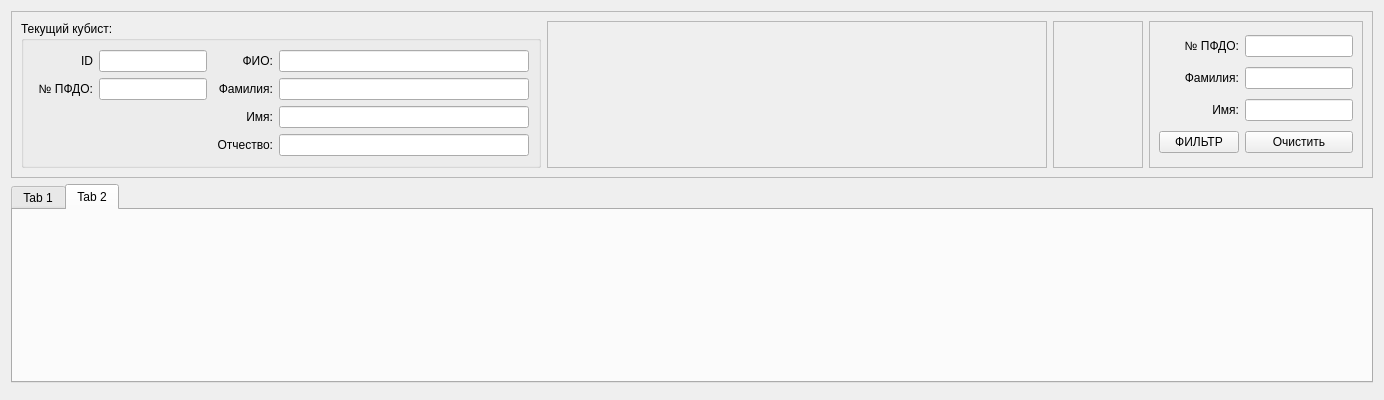
<?xml version="1.0" encoding="UTF-8"?>
<ui version="4.0">
 <class>Form</class>
 <widget class="QWidget" name="Form">
  <property name="geometry">
   <rect>
    <x>0</x>
    <y>0</y>
    <width>1384</width>
    <height>400</height>
   </rect>
  </property>
  <property name="sizePolicy">
   <sizepolicy hsizetype="Expanding" vsizetype="Expanding">
    <horstretch>0</horstretch>
    <verstretch>0</verstretch>
   </sizepolicy>
  </property>
  <property name="minimumSize">
   <size>
    <width>800</width>
    <height>400</height>
   </size>
  </property>
  <property name="windowTitle">
   <string>Кубисты</string>
  </property>
  <layout class="QVBoxLayout" name="verticalLayout">
   <item>
    <widget class="QFrame" name="frame">
     <property name="sizePolicy">
      <sizepolicy hsizetype="Preferred" vsizetype="Minimum">
       <horstretch>0</horstretch>
       <verstretch>0</verstretch>
      </sizepolicy>
     </property>
     <property name="frameShape">
      <enum>QFrame::StyledPanel</enum>
     </property>
     <property name="frameShadow">
      <enum>QFrame::Raised</enum>
     </property>
     <layout class="QHBoxLayout" name="horizontalLayout">
      <item>
       <widget class="QGroupBox" name="groupBox">
        <property name="font">
         <font>
          <weight>50</weight>
          <bold>false</bold>
         </font>
        </property>
        <property name="title">
         <string>Текущий кубист:</string>
        </property>
        <property name="flat">
         <bool>false</bool>
        </property>
        <property name="checkable">
         <bool>false</bool>
        </property>
        <layout class="QGridLayout" name="gridLayout_3">
         <item row="1" column="2">
          <widget class="QLabel" name="label_6">
           <property name="text">
            <string>Фамилия:</string>
           </property>
           <property name="alignment">
            <set>Qt::AlignRight|Qt::AlignTrailing|Qt::AlignVCenter</set>
           </property>
          </widget>
         </item>
         <item row="2" column="2">
          <widget class="QLabel" name="label_7">
           <property name="text">
            <string>Имя:</string>
           </property>
           <property name="alignment">
            <set>Qt::AlignRight|Qt::AlignTrailing|Qt::AlignVCenter</set>
           </property>
          </widget>
         </item>
         <item row="3" column="2">
          <widget class="QLabel" name="label_8">
           <property name="text">
            <string>Отчество:</string>
           </property>
           <property name="alignment">
            <set>Qt::AlignRight|Qt::AlignTrailing|Qt::AlignVCenter</set>
           </property>
          </widget>
         </item>
         <item row="1" column="5">
          <widget class="QLineEdit" name="lineEdit_7"/>
         </item>
         <item row="0" column="2">
          <widget class="QLabel" name="label_5">
           <property name="minimumSize">
            <size>
             <width>60</width>
             <height>0</height>
            </size>
           </property>
           <property name="text">
            <string>ФИО:</string>
           </property>
           <property name="alignment">
            <set>Qt::AlignRight|Qt::AlignTrailing|Qt::AlignVCenter</set>
           </property>
          </widget>
         </item>
         <item row="0" column="5">
          <widget class="QLineEdit" name="lineEdit_6"/>
         </item>
         <item row="3" column="5">
          <widget class="QLineEdit" name="lineEdit_5">
           <property name="minimumSize">
            <size>
             <width>250</width>
             <height>0</height>
            </size>
           </property>
          </widget>
         </item>
         <item row="2" column="5">
          <widget class="QLineEdit" name="lineEdit_8"/>
         </item>
         <item row="0" column="1">
          <widget class="QLineEdit" name="lineEdit_4">
           <property name="maximumSize">
            <size>
             <width>150</width>
             <height>16777215</height>
            </size>
           </property>
          </widget>
         </item>
         <item row="0" column="0">
          <widget class="QLabel" name="label_4">
           <property name="minimumSize">
            <size>
             <width>60</width>
             <height>0</height>
            </size>
           </property>
           <property name="text">
            <string>ID</string>
           </property>
           <property name="alignment">
            <set>Qt::AlignRight|Qt::AlignTrailing|Qt::AlignVCenter</set>
           </property>
          </widget>
         </item>
         <item row="1" column="1">
          <widget class="QLineEdit" name="lineEdit_9">
           <property name="maximumSize">
            <size>
             <width>150</width>
             <height>16777215</height>
            </size>
           </property>
          </widget>
         </item>
         <item row="1" column="0">
          <widget class="QLabel" name="label_9">
           <property name="text">
            <string>№ ПФДО:</string>
           </property>
           <property name="alignment">
            <set>Qt::AlignRight|Qt::AlignTrailing|Qt::AlignVCenter</set>
           </property>
          </widget>
         </item>
        </layout>
       </widget>
      </item>
      <item>
       <widget class="QFrame" name="frame_3">
        <property name="sizePolicy">
         <sizepolicy hsizetype="Expanding" vsizetype="Preferred">
          <horstretch>0</horstretch>
          <verstretch>0</verstretch>
         </sizepolicy>
        </property>
        <property name="minimumSize">
         <size>
          <width>500</width>
          <height>0</height>
         </size>
        </property>
        <property name="frameShape">
         <enum>QFrame::StyledPanel</enum>
        </property>
        <property name="frameShadow">
         <enum>QFrame::Plain</enum>
        </property>
        <property name="lineWidth">
         <number>4</number>
        </property>
        <property name="midLineWidth">
         <number>3</number>
        </property>
        <layout class="QGridLayout" name="gridLayout_2"/>
       </widget>
      </item>
      <item>
       <widget class="QFrame" name="frame_5">
        <property name="sizePolicy">
         <sizepolicy hsizetype="MinimumExpanding" vsizetype="Preferred">
          <horstretch>0</horstretch>
          <verstretch>0</verstretch>
         </sizepolicy>
        </property>
        <property name="minimumSize">
         <size>
          <width>0</width>
          <height>0</height>
         </size>
        </property>
        <property name="frameShape">
         <enum>QFrame::StyledPanel</enum>
        </property>
        <property name="frameShadow">
         <enum>QFrame::Raised</enum>
        </property>
       </widget>
      </item>
      <item>
       <widget class="QFrame" name="frame_4">
        <property name="sizePolicy">
         <sizepolicy hsizetype="Fixed" vsizetype="Preferred">
          <horstretch>0</horstretch>
          <verstretch>0</verstretch>
         </sizepolicy>
        </property>
        <property name="minimumSize">
         <size>
          <width>200</width>
          <height>0</height>
         </size>
        </property>
        <property name="frameShape">
         <enum>QFrame::StyledPanel</enum>
        </property>
        <property name="frameShadow">
         <enum>QFrame::Plain</enum>
        </property>
        <property name="lineWidth">
         <number>5</number>
        </property>
        <property name="midLineWidth">
         <number>3</number>
        </property>
        <layout class="QGridLayout" name="gridLayout">
         <item row="2" column="0">
          <widget class="QLabel" name="label_2">
           <property name="text">
            <string>Фамилия:</string>
           </property>
           <property name="alignment">
            <set>Qt::AlignRight|Qt::AlignTrailing|Qt::AlignVCenter</set>
           </property>
          </widget>
         </item>
         <item row="0" column="0">
          <widget class="QLabel" name="label">
           <property name="sizePolicy">
            <sizepolicy hsizetype="Minimum" vsizetype="Minimum">
             <horstretch>0</horstretch>
             <verstretch>0</verstretch>
            </sizepolicy>
           </property>
           <property name="text">
            <string>№ ПФДО:</string>
           </property>
           <property name="alignment">
            <set>Qt::AlignRight|Qt::AlignTrailing|Qt::AlignVCenter</set>
           </property>
          </widget>
         </item>
         <item row="4" column="0">
          <widget class="QLabel" name="label_3">
           <property name="text">
            <string>Имя:</string>
           </property>
           <property name="alignment">
            <set>Qt::AlignRight|Qt::AlignTrailing|Qt::AlignVCenter</set>
           </property>
          </widget>
         </item>
         <item row="0" column="1">
          <widget class="QLineEdit" name="lineEdit"/>
         </item>
         <item row="2" column="1">
          <widget class="QLineEdit" name="lineEdit_2"/>
         </item>
         <item row="4" column="1">
          <widget class="QLineEdit" name="lineEdit_3"/>
         </item>
         <item row="5" column="0">
          <widget class="QPushButton" name="pushButton">
           <property name="sizePolicy">
            <sizepolicy hsizetype="MinimumExpanding" vsizetype="Fixed">
             <horstretch>0</horstretch>
             <verstretch>0</verstretch>
            </sizepolicy>
           </property>
           <property name="text">
            <string>ФИЛЬТР</string>
           </property>
          </widget>
         </item>
         <item row="5" column="1">
          <widget class="QPushButton" name="pushButton_2">
           <property name="text">
            <string>Очистить</string>
           </property>
          </widget>
         </item>
        </layout>
       </widget>
      </item>
     </layout>
    </widget>
   </item>
   <item>
    <widget class="QTabWidget" name="tabWidget">
     <property name="currentIndex">
      <number>1</number>
     </property>
     <widget class="QWidget" name="tab">
      <attribute name="title">
       <string>Tab 1</string>
      </attribute>
     </widget>
     <widget class="QWidget" name="tab_2">
      <attribute name="title">
       <string>Tab 2</string>
      </attribute>
     </widget>
    </widget>
   </item>
   <item>
    <widget class="QFrame" name="frame_2">
     <property name="frameShape">
      <enum>QFrame::StyledPanel</enum>
     </property>
     <property name="frameShadow">
      <enum>QFrame::Raised</enum>
     </property>
    </widget>
   </item>
  </layout>
 </widget>
 <resources/>
 <connections/>
</ui>
